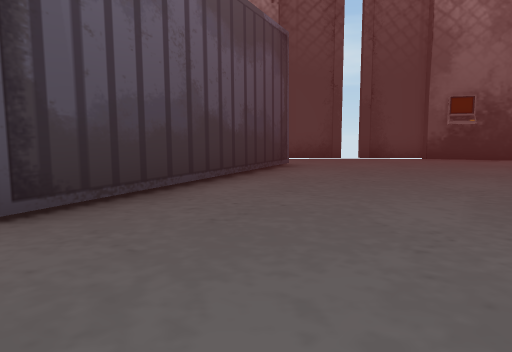
[1] (above)

12 first-person views from a walk through a 3-D level made in the Unity game engine. The camera is 1.3 m above the floor, tilts 6° down and sees 70° across. The floor is counted in squares, 2 m on a side. Each view is taken from the middle of a square. On the plan, view 1 faces up. The plan holds only what a view shows up to about 11 squares ahead; the rest is blank. The place goes on beyond the plan.

[2]
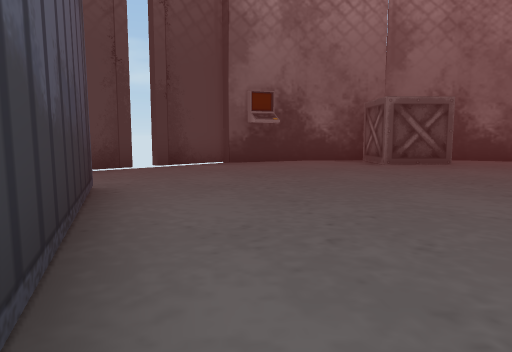

[3]
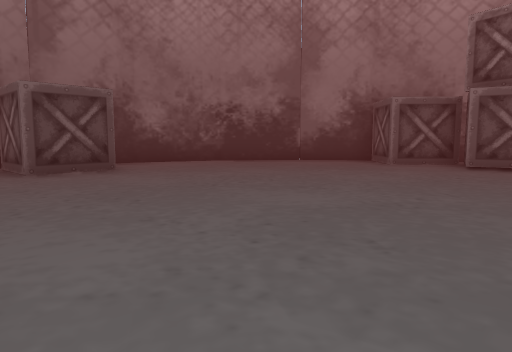

[4]
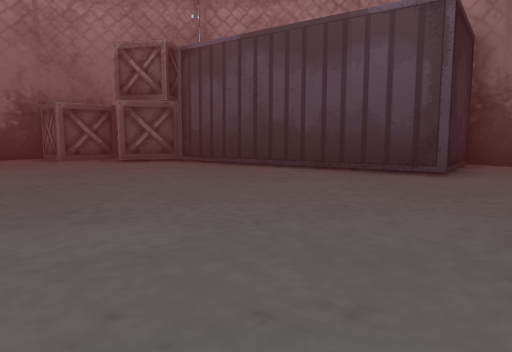

[5]
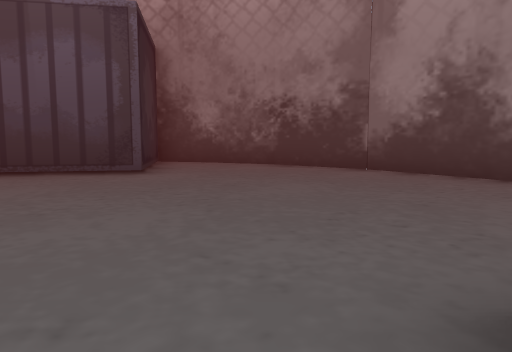

[6]
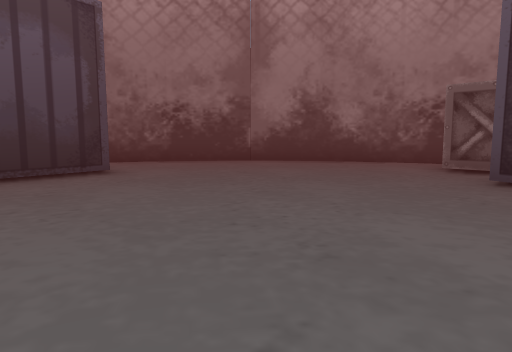

[7]
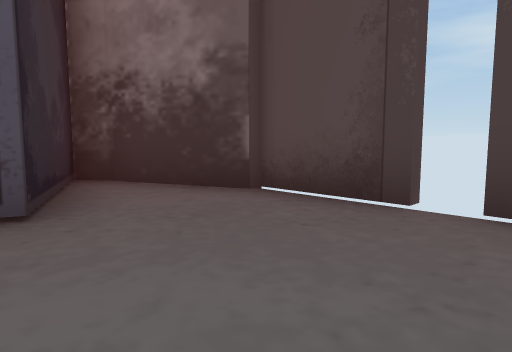

[8]
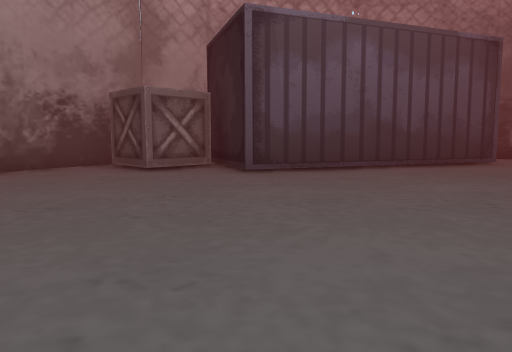

[9]
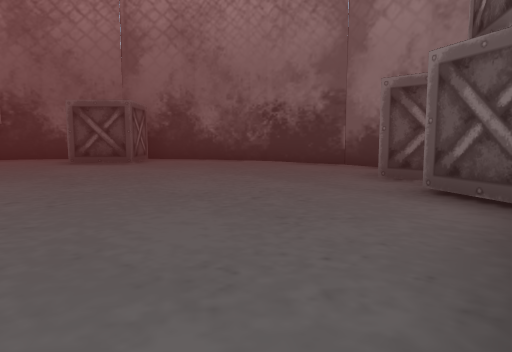

[10]
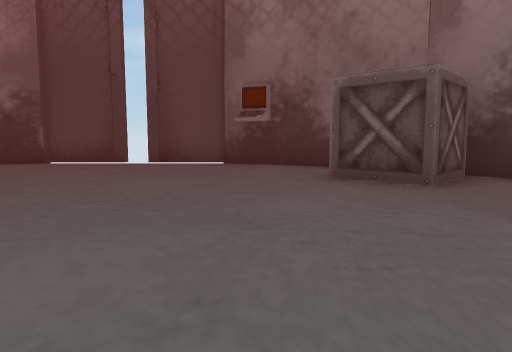

[11]
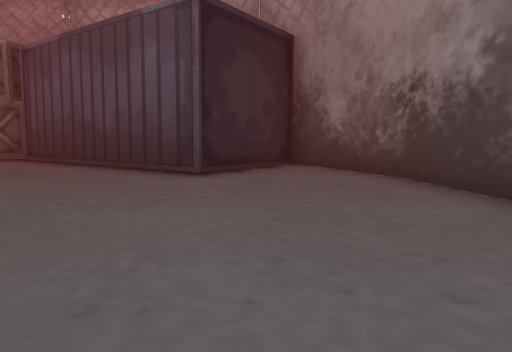

[12]
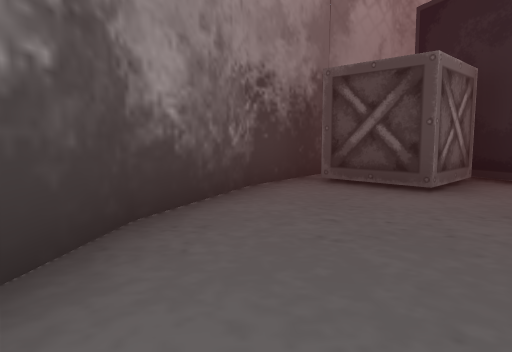

### Floor plan
Points are (right, up) in squares from view 1. A wall is a line through its corners. A room is listed if a view was taken in it or the views show most of it. See-through windows are left out.
Room 1 (views 1, 2, 3, 4, 5, 6, 7, 8, 9, 10, 11, 12)
walls: (-3.6, 3.2) (-3.6, 1.5) (-5.2, 1.5); (9.6, -0.8) (9.7, 0.8) (11.5, 0.7) (11.8, 2.8); (9.5, 8) (8.4, 6.8) (7.2, 7.9) (8.3, 9.1); (8.7, 9.3) (7.3, 10.4); (7.4, 10.3) (5.2, 11.2); (0.8, 11.3) (-1.6, 10.3); (-1.4, 10.4) (-1.9, 10) (0.8, 8.7) (-2, 2.7) (-4.5, 3.9); (10.6, 7.1) (9.6, 8.4); (5.2, 11.4) (0.6, 11.4); (11.7, 2.7) (11.4, 5.1); (11.5, 4.9) (10.5, 7.2); (-5.8, 2.5) (-5.6, 0.4); (-5.6, 0.5) (-4.7, -1.7) (-3.3, -3.5); (-3.4, -3.4) (-1.4, -5); (-1.5, -4.9) (0.7, -5.8) (1.6, -5.9) (1.1, -2.8) (7.8, -1.6) (8.5, -0.3) (10, -1.1)
ways out: gap at (3, 12)

Where each view was taken, in squares from view 1:
view 1: 0 up, 0 right, facing up
view 2: 4 up, 1 left, facing up-right
view 3: 4 up, 1 right, facing right
view 4: 4 up, 1 left, facing down-right
view 5: 4 up, 1 left, facing down
view 6: 4 up, 4 right, facing down-left
view 7: 8 up, 4 right, facing up-left
view 8: 2 down, 3 right, facing up-left
view 9: 2 down, 4 right, facing up-right
view 10: 2 up, 6 right, facing up
view 11: 1 up, 4 left, facing down-right
view 12: 3 down, 2 left, facing up-left
